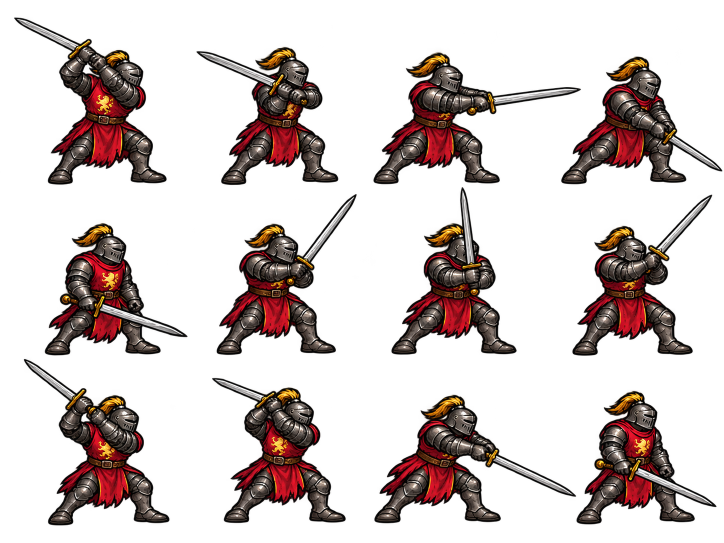
#> input picture source-art/captain-v141/crimson-lion.png, 1448 x 1086 px (shown at 1/2 size); its folder holds 3 pictures in this run
$ python normalize_captain_v141.py
#> lines starting #> are read from the running program, lines starting #| are printed output that depends on the picture; pictures that were not available may be replaced by others from this repository, and a replacement may not be noted
from pathlib import Path
from PIL import Image
import numpy as np
from scipy.ndimage import label,find_objects,binary_dilation
root=Path(__file__).resolve().parents[1]
for variant in ['crimson-lion','azure-griffin','ochre-stag']:
 a=np.array(Image.open(root/f'source-art/captain-v141/{variant}.png').convert('RGBA'));labs,n=label(a[:,:,3]>100);sizes=np.bincount(labs.ravel());sizes[0]=0;boxes=find_objects(labs)
#> further down, a is the input picture: shape (1086, 1448, 4); mean R, G, B, A 24.5, 14.6, 12.9, 66.6
#> after `labs, n = label(a[:, :, 3] > 100)`:
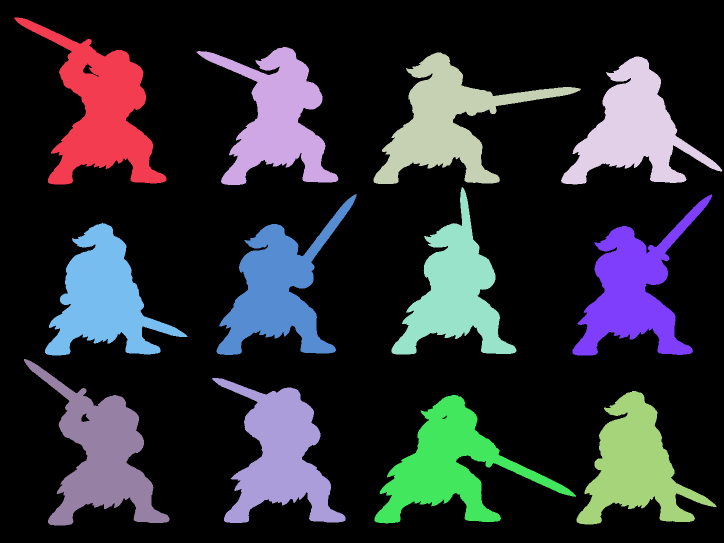
#> labs: shape (1086, 1448) int32 (shown at 1/2 size); 13 distinct labels, from 0 to 12; one colour per label, 0 black
#> after `labs, n = label(a[:, :, 3] > 100)`: n = 12
#> after `sizes = np.bincount(labs.ravel())`: sizes = [1154350, 39148, 33976, 36035, 33447, 33068, 34227, 33800, 34187, 36173, 35035, 33096, 35986]
#> after `boxes = find_objects(labs)`: boxes = 12 items
 ids=sorted(np.argsort(sizes)[-12:],key=lambda k:(boxes[k-1][0].start+boxes[k-1][0].stop)/2);ordered=[]
#> after `ids = sorted(np.argsort(sizes)[-12:], key=lambda k: (boxes[k - 1][0].s`: ids = [1, 2, 3, 4, 5, 6, 7, 8, 9, 10, 11, 12]
 for row in range(3):ordered.extend(sorted(ids[row*4:row*4+4],key=lambda k:boxes[k-1][1].start))
#> after the loop, ordered = [1, 2, 3, 4, 8, 6, 5, 7, 9, 10, 12, 11]
 assert min(sizes[ids])>10000
 idle=boxes[ordered[4]-1];target=Image.open(root/f'dist/assets/characters/commander-{variant}-16.png').getbbox();scale=(target[3]-target[1])/(idle[0].stop-idle[0].start)
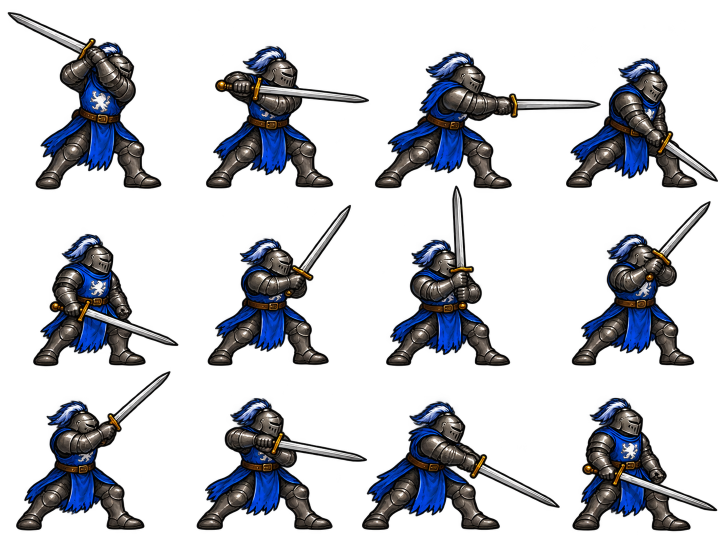
#> input picture source-art/captain-v141/azure-griffin.png, 1448 x 1086 px, given in place of commander-crimson-lion-16.png, which was not available (shown at 1/2 size)
#> after `target = Image.open(root / f'dist/assets/characters/commander-{variant`: target = (11, 17, 1439, 1086)
#> after `scale = (target[3] - target[1]) / (idle[0].stop - idle[0].start)`: scale = 4.03
 preview=Image.new('RGBA',(2048,1344),(38,34,41,255))
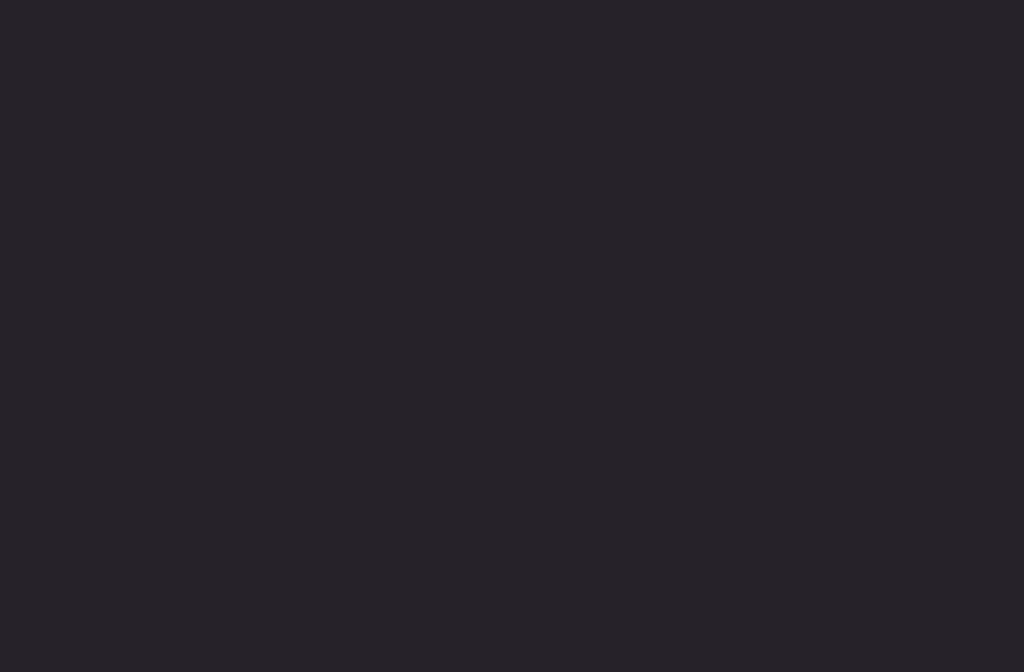
#> preview: PIL image 2048x1344 RGBA (shown at 1/2 size); mean R, G, B, A 38, 34, 41, 255
 for i,k in enumerate(ordered):
  mask=(labs==k)|(binary_dilation(labs==k,iterations=2)&(labs==0));arr=a.copy();arr[~mask]=0;cut=Image.fromarray(arr);box=cut.getbbox();yy=boxes[k-1][0].stop;xs=np.where(labs[yy-8:yy]==k)[1];body=(xs.min()+xs.max())/2
#> (the run stopped early here; a loop or call above may not have finished)
